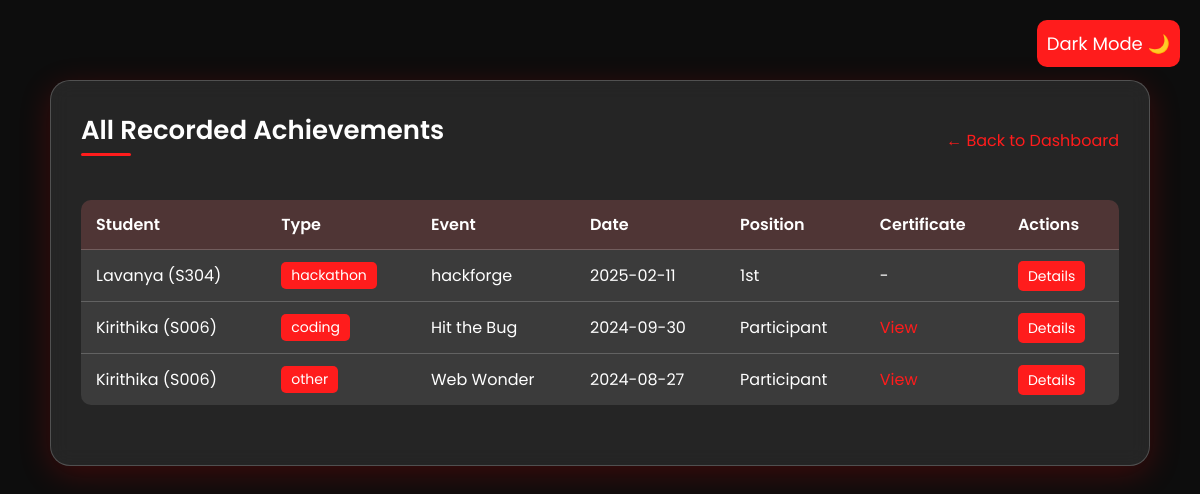
/all-achievements (signed in), run on the app's committed database.
### tables this page shows
CREATE TABLE achievements (
                id INTEGER PRIMARY KEY AUTOINCREMENT,
                student_id TEXT NOT NULL,
                achievement_type TEXT NOT NULL,
                event_name TEXT NOT NULL,
                achievement_date DATE NOT NULL,
                organizer TEXT NOT NULL,
                position TEXT NOT NULL,
                achievement_description TEXT,
                certificate_path TEXT,
                
                /* Common additional fields */
                symposium_theme TEXT,
                programming_language TEXT,
                coding_platform TEXT,
                paper_title TEXT,
                journal_name TEXT,
                conference_level TEXT,
                conference_role TEXT,
                team_size INTEGER,
                project_title TEXT,
                database_type TEXT,
                difficulty_level TEXT,
                other_description TEXT,
                
                created_at TIMESTAMP DEFAULT CURRENT_TIMESTAMP, teacher_id TEXT,
                FOREIGN KEY (student_id) REFERENCES student(student_id)
            );

CREATE TABLE student (
        student_name TEXT NOT NULL,
        student_id TEXT PRIMARY KEY,
        email TEXT UNIQUE NOT NULL,
        phone_number TEXT,
        password TEXT NOT NULL,
        student_gender TEXT,
        student_dept TEXT
    );

### app.py (the view)
@app.route("/all-achievements", endpoint="all-achievements")
def all_achievements():
    if not session.get('logged_in'):
        return redirect(url_for('teacher'))
    teacher_id = session.get('teacher_id')
    connection = sqlite3.connect(DB_PATH)
    connection.row_factory = sqlite3.Row
    cursor = connection.cursor()
    cursor.execute("""
        SELECT a.id, a.student_id, s.student_name, a.achievement_type,
               a.event_name, a.achievement_date, a.position, a.organizer,
               a.certificate_path
        FROM achievements a
        JOIN student s ON a.student_id = s.student_id
        WHERE a.teacher_id = ?
        ORDER BY a.achievement_date DESC
    """, (teacher_id,))
    achievements = cursor.fetchall()
    connection.close()
    return render_template("all_achievements.html", achievements=achievements)

### templates/all_achievements.html (shortened to what this page needs)
<!DOCTYPE html>
<html lang="en">
<head>
  <link rel="stylesheet" href="{{ url_for('static', filename = 'styles.css') }}" />
</head>
<body style="height: auto; align-items: flex-start; padding-top: 80px;">
  <div class="toggle-container">
    <button id="mode-toggle">Dark Mode 🌙</button>
  </div>
  <div class="container dashboard-container">
    <div class="page-header">
      <div class="title">All Recorded Achievements</div>
      <a href="{{ url_for('teacher-dashboard') }}" class="back-button">← Back to Dashboard</a>
    </div>
    <div class="content">
      {% if achievements %}
        <table class="achievements-table">
          <thead>
            <tr>
              <th>Student</th>
              <th>Type</th>
              <th>Event</th>
              <th>Date</th>
              <th>Position</th>
              <th>Certificate</th>
              <th>Actions</th>
            </tr>
          </thead>
          <tbody>
            {% for achievement in achievements %}
              <tr>
                <td>{{ achievement.student_name }} ({{ achievement.student_id }})</td>
                <td><span class="achievement-type-badge">{{ achievement.achievement_type }}</span></td>
                <td>{{ achievement.event_name }}</td>
                <td>{{ achievement.achievement_date }}</td>
                <td>{{ achievement.position }}</td>
                <td>
                  {% if achievement.certificate_path %}
                    <a href="{{ url_for('static', filename=achievement.certificate_path) }}" class="certificate-link" target="_blank">View</a>
                  {% else %}
                    -
                  {% endif %}
                </td>
                <td>
                  <a href="#" class="view-button">Details</a>
                </td>
              </tr>
            {% endfor %}
          </tbody>
        </table>
      {% else %}
        <div class="no-achievements">
          <h3>No achievements have been recorded yet.</h3>
          <p>Start recording student achievements using the "Record Achievement" option on your dashboard.</p>
        </div>
      {% endif %}
    </div>
  </div>
</body>
</html>

### static/styles.css (style rules this page uses)
:root { --bg-color: #0d0d0d; --glass-bg: rgba(255, 255, 255, 0.1); --text-color: #fff; --primary-color: #ff1c1c; --border-color: rgba(255, 255, 255, 0.2); }
* { margin: 0; padding: 0; box-sizing: border-box; font-family: 'Poppins', sans-serif; }
body { height: 100vh; display: flex; justify-content: center; align-items: center; background-color: var(--bg-color); transition: background-color 0.3s ease; color: var(--text-color); padding: 20px; }
.toggle-container { position: absolute; top: 20px; right: 20px; }
.toggle-container button { background-color: var(--primary-color); border: none; border-radius: 10px; color: white; padding: 10px; font-size: 18px; cursor: pointer; transition: background 0.3s ease; }
.container { max-width: 700px; width: 100%; background: var(--glass-bg); border-radius: 20px; padding: 30px; box-shadow: 0 8px 32px rgba(255, 0, 0, 0.2); backdrop-filter: blur(10px); -webkit-backdrop-filter: blur(10px); border: 1px solid var(--border-color); }
.title { font-size: 26px; font-weight: 600; position: relative; margin-bottom: 20px; color: var(--text-color); }
.title::before { content: ""; position: absolute; bottom: -6px; left: 0; width: 50px; height: 3px; background: var(--primary-color); border-radius: 5px; }

### templates/all_achievements.html (style rules this page uses)
.dashboard-container { max-width: 1100px !important; }
.page-header { display: flex; justify-content: space-between; align-items: center; margin-bottom: 30px; }
.back-button { text-decoration: none; color: var(--primary-color); display: flex; align-items: center; gap: 5px; }
.achievements-table { width: 100%; border-collapse: collapse; background: var(--glass-bg); border-radius: 10px; overflow: hidden; margin-bottom: 30px; }
.achievements-table th, .achievements-table td { padding: 12px 15px; text-align: left; border-bottom: 1px solid var(--border-color); }
.achievements-table th { background-color: rgba(255, 0, 0, 0.1); font-weight: 600; }
.achievements-table tbody tr:last-child td { border-bottom: none; }
.achievement-type-badge { background-color: var(--primary-color); color: white; padding: 3px 10px; border-radius: 5px; display: inline-block; font-size: 14px; }
.view-button { background-color: var(--primary-color); color: white; border: none; padding: 5px 10px; border-radius: 5px; cursor: pointer; text-decoration: none; font-size: 14px; }
.certificate-link { color: var(--primary-color); text-decoration: none; }
.toggle-container { position: fixed; top: 20px; right: 20px; z-index: 100; }

### data on the page
achievements: student_name "Lavanya", student_id "S304", achievement_type "hackathon", event_name "hackforge", achievement_date "2025-02-11", position "1st"
achievements: student_name "Kirithika", student_id "S006", achievement_type "coding", event_name "Hit the Bug", achievement_date "2024-09-30", position "Participant"
achievements: student_name "Kirithika", student_id "S006", achievement_type "other", event_name "Web Wonder", achievement_date "2024-08-27", position "Participant"
